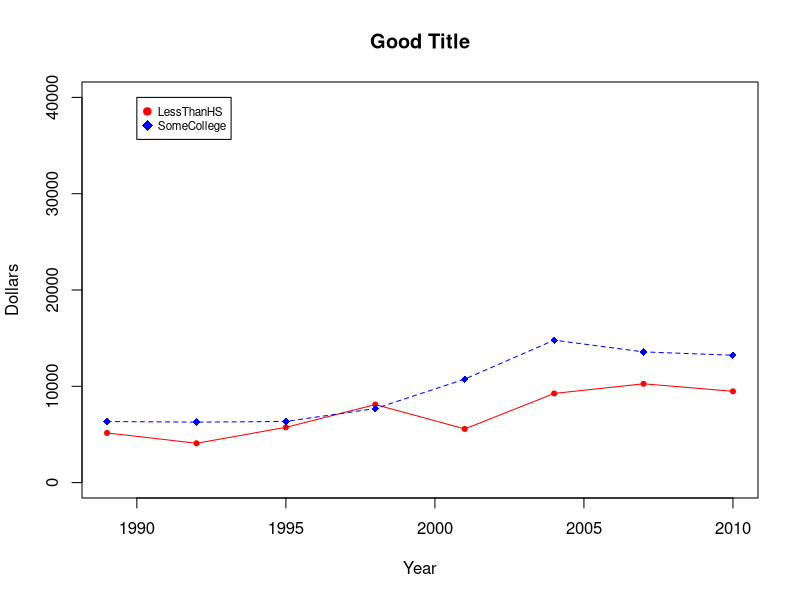

The R script that drew this image:
## ---- chunk 1
knitr::opts_chunk$set(echo = TRUE)
## ---- chunk 2

library(readr)
debt <- read_csv("Lecture Notes/MEANSTUDENTLOANDEBTBYCATEGORY.CSV")
View(debt)

attach(debt) #allows you to just use the names of columns
names(debt) #gives names of columns












plot(Year,LessThanHS,type="o",col="red",pch=20,lty=1,ylab="Dollars",ylim=c(0,40000),main="Good Title") #overlaid points and connected lines

points(Year,HSGrad,type="o",col="blue",pch=18,lty=2)

legend(1990,40000,c("LessThanHS","SomeCollege"),cex=.7,pch=c(20,18),pt.cex=1.5,col=c("red","blue"))
